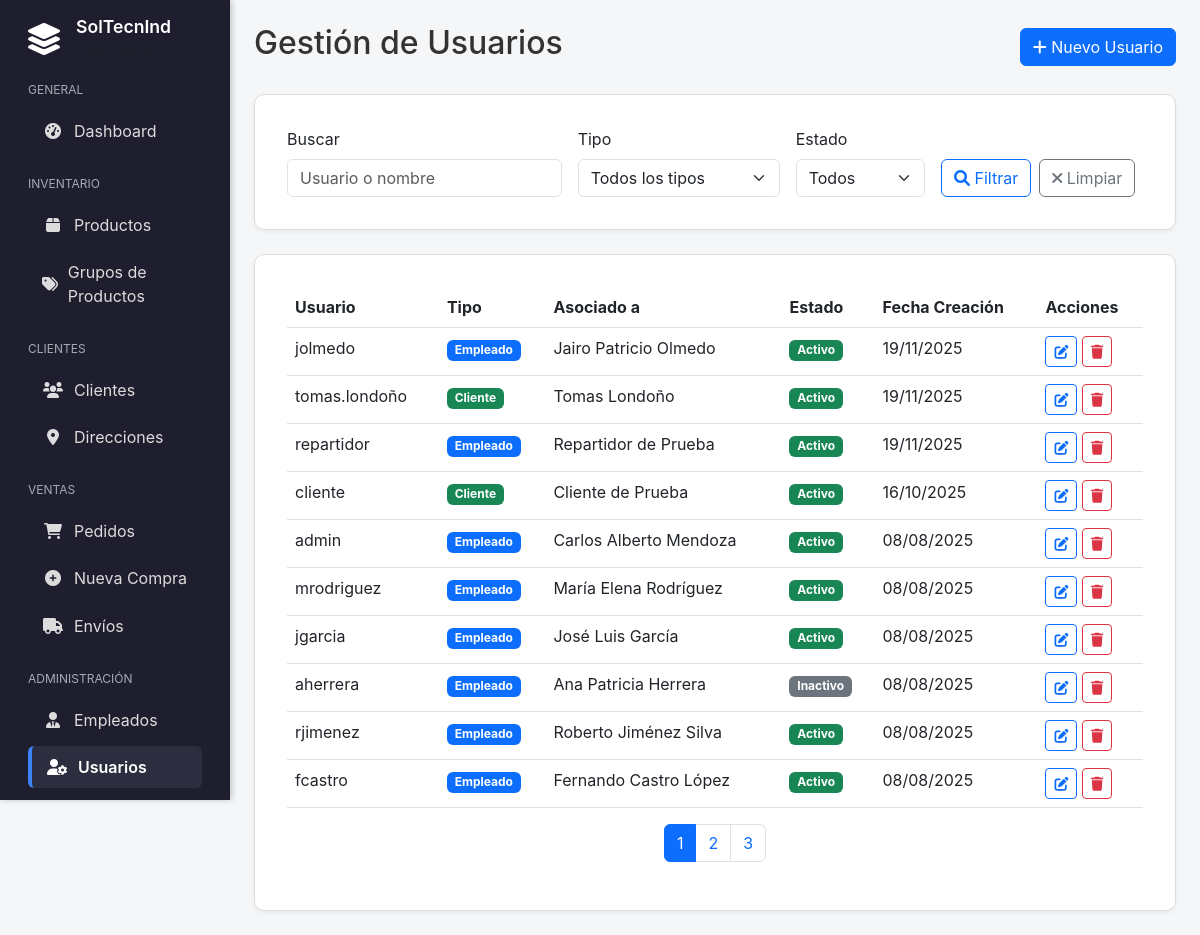
The app's page /admin/usuarios.php, older data.
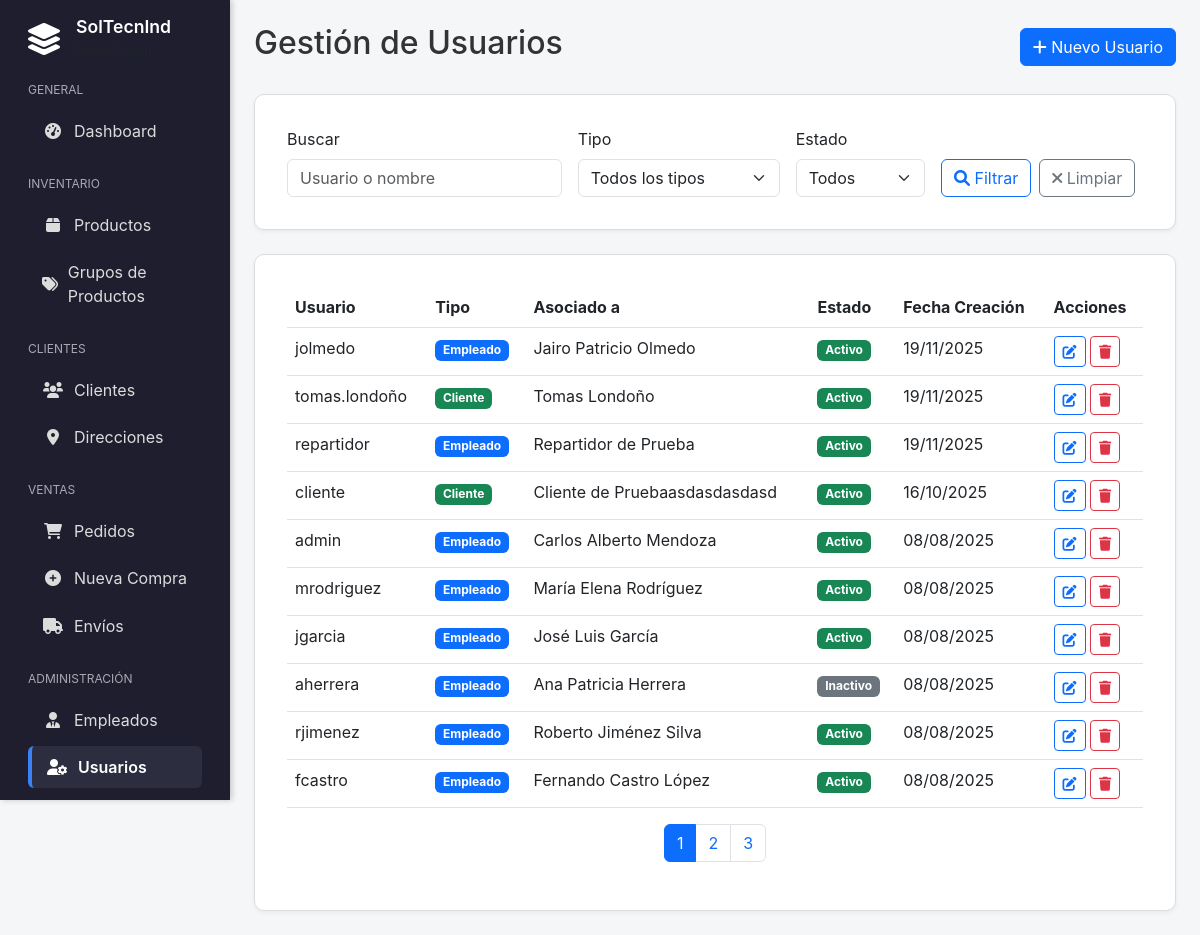
The same page, newer data.
### tables this page shows
CREATE TABLE `credenciales` (
  `id` int(11) NOT NULL,
  `usuario` varchar(100) NOT NULL,
  `contrasena` varchar(255) NOT NULL,
  `tipo` enum('empleado','cliente') NOT NULL,
  `empleado_id` int(11) DEFAULT NULL,
  `cliente_id` int(11) DEFAULT NULL,
  `ultimo_acceso` timestamp NULL DEFAULT NULL,
  `activo` tinyint(1) DEFAULT 1,
  `created_at` timestamp NOT NULL DEFAULT current_timestamp(),
  `updated_at` timestamp NOT NULL DEFAULT current_timestamp() ON UPDATE current_timestamp()
);

CREATE TABLE `clientes` (
  `id` int(11) NOT NULL,
  `nombre` varchar(255) NOT NULL,
  `numero_documento` varchar(50) NOT NULL,
  `tipo_documento` enum('CC','NIT','CE','TI') DEFAULT 'CC',
  `email` varchar(255) DEFAULT NULL,
  `telefono` varchar(20) DEFAULT NULL,
  `direccion_principal` text DEFAULT NULL,
  `ciudad` varchar(100) DEFAULT NULL,
  `contacto_principal` varchar(255) DEFAULT NULL,
  `empleado_asignado` int(11) DEFAULT NULL,
  `activo` tinyint(1) DEFAULT 1,
  `created_at` timestamp NOT NULL DEFAULT current_timestamp(),
  `updated_at` timestamp NOT NULL DEFAULT current_timestamp() ON UPDATE current_timestamp()
);

### admin/usuarios.php (the view, shortened to what the changed rows need)
<?php
require_once '../includes/LayoutManager.php';
$pdo = getConnection();
$page = $_GET['page'] ?? 1;
$limit = 10;
$offset = ($page - 1) * $limit;
$where_conditions = [];
$params = [];
$where_clause = !empty($where_conditions) ? "WHERE " . implode(" AND ", $where_conditions) : "";
$sql = "SELECT c.*, e.nombre as empleado_nombre, cl.nombre as cliente_nombre
        FROM credenciales c
        LEFT JOIN empleados e ON c.empleado_id = e.id
        LEFT JOIN clientes cl ON c.cliente_id = cl.id
        $where_clause
        ORDER BY c.created_at DESC
        LIMIT $limit OFFSET $offset";
$stmt = $pdo->prepare($sql);
$stmt->execute($params);
$usuarios = $stmt->fetchAll();
?>
<div class="d-flex justify-content-between align-items-center mb-4">
    <h2>Gestión de Usuarios</h2>
</div>
<div class="card">
    <div class="card-body">
        <div class="table-responsive">
            <table class="table table-hover">
                <thead>
                    <tr>
                        <th>Usuario</th>
                        <th>Tipo</th>
                        <th>Asociado a</th>
                        <th>Estado</th>
                        <th>Fecha Creación</th>
                        <th>Acciones</th>
                    </tr>
                </thead>
                <tbody>
                    <?php if (empty($usuarios)): ?>
                        <tr>
                            <td colspan="6" class="text-center py-4">
                                <p class="text-muted">No hay usuarios disponibles</p>
                            </td>
                        </tr>
                    <?php else: ?>
                        <?php foreach ($usuarios as $usuario): ?>
                        <tr>
                            <td><?php echo htmlspecialchars($usuario['usuario']); ?></td>
                            <td>
                                <span class="badge bg-<?php echo $usuario['tipo'] === 'empleado' ? 'primary' : ($usuario['tipo'] === 'cliente' ? 'success' : 'info'); ?>">
                                    <?php echo ucfirst($usuario['tipo']); ?>
                                </span>
                            </td>
                            <td>
                                <?php if ($usuario['tipo'] === 'empleado'): ?>
                                    <?php echo htmlspecialchars($usuario['empleado_nombre'] ?? 'Sin asociar'); ?>
                                <?php elseif ($usuario['tipo'] === 'cliente'): ?>
                                    <?php echo htmlspecialchars($usuario['cliente_nombre'] ?? 'Sin asociar'); ?>
                                <?php else: ?>
                                    N/A
                                <?php endif; ?>
                            </td>
                            <td>
                                <span class="badge bg-<?php echo $usuario['activo'] ? 'success' : 'secondary'; ?>">
                                    <?php echo $usuario['activo'] ? 'Activo' : 'Inactivo'; ?>
                                </span>
                            </td>
                            <td><?php echo date('d/m/Y', strtotime($usuario['created_at'])); ?></td>
                            <td>
                                <button type="button" class="btn btn-sm btn-outline-primary"
                                        onclick="editUsuario(<?php echo htmlspecialchars(json_encode($usuario)); ?>)">
                                    <i class="fas fa-edit"></i>
                                </button>
                                <button type="button" class="btn btn-sm btn-outline-danger"
                                        onclick="deleteUsuario(<?php echo $usuario['id']; ?>, '<?php echo addslashes($usuario['usuario']); ?>')">
                                    <i class="fas fa-trash"></i>
                                </button>
                            </td>
                        </tr>
                        <?php endforeach; ?>
                    <?php endif; ?>
                </tbody>
            </table>
        </div>
    </div>
</div>

Row changes from the older to the newer data that the page shows:
changed credenciales "cliente": cliente.nombre "Cliente de Prueba" → "Cliente de Pruebaasdasdasdasd"
